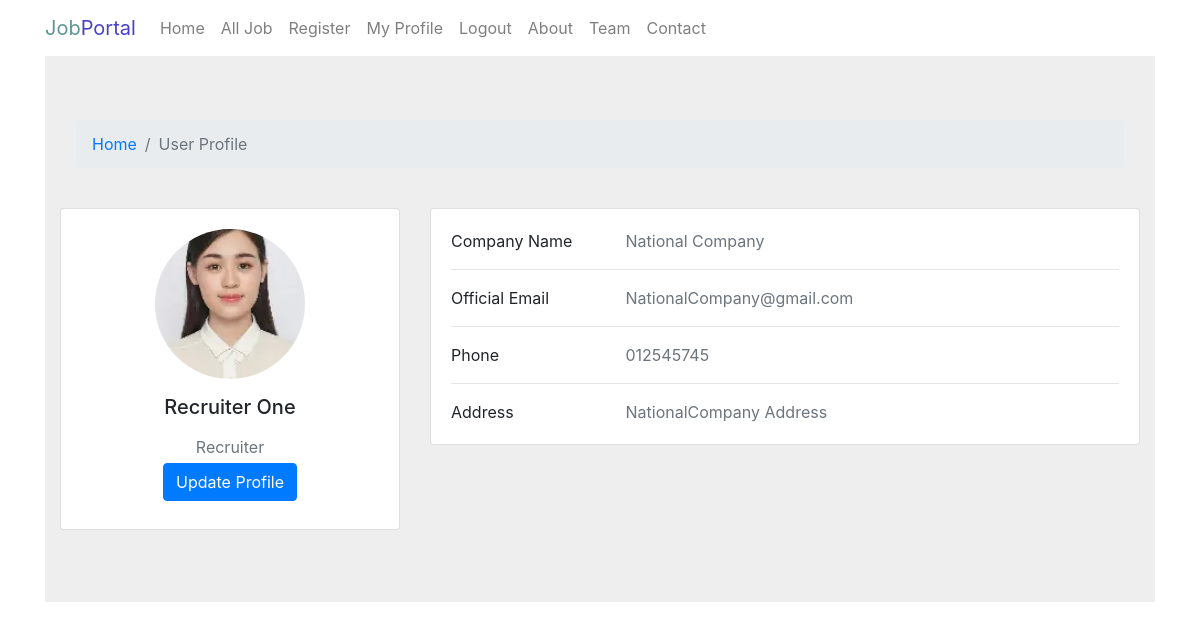
Page /profile/ (signed in) on the earlier database version.
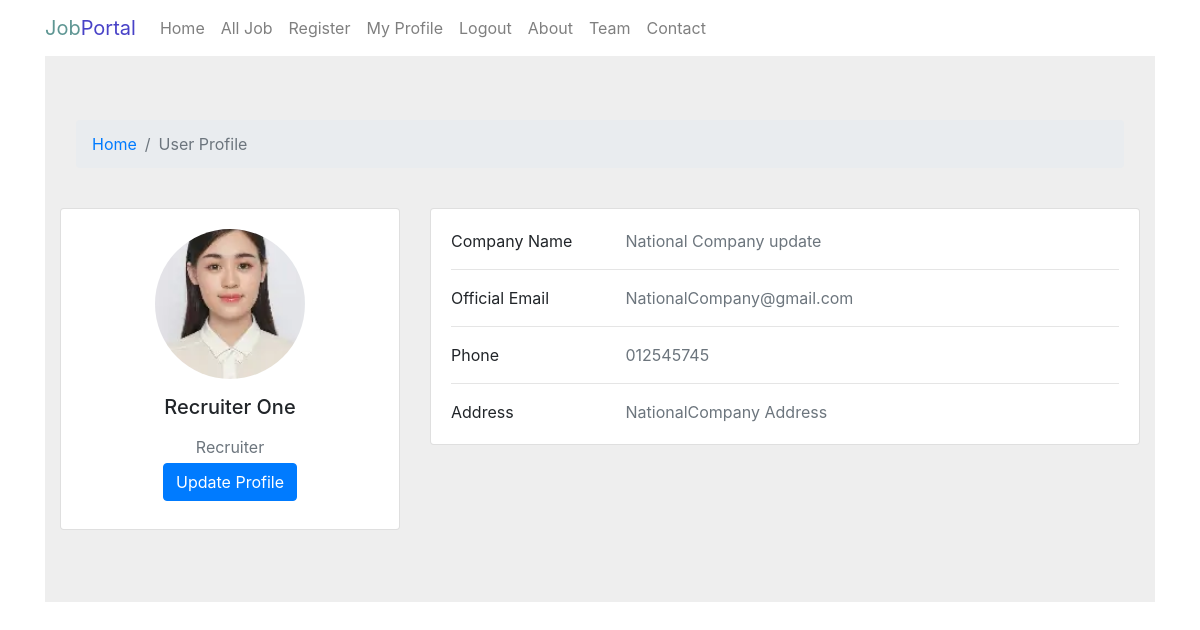
Same page on the later database version.
### Job_Portal_App/models.py (models this page shows, shortened)
class UserInfoModel(AbstractUser):
    USER_TYPES = [
        ("Seeker", "Seeker"),
        ("Recruiter", "Recruiter"),
    ]
    display_name = models.CharField(
        max_length=255,
        null=True,
    )
    user_types = models.CharField(
        choices=USER_TYPES,
        max_length=25,
        null=True,
    )

class RecruiterProfileModel(models.Model):
    recruiter = models.OneToOneField(
        UserInfoModel,
        on_delete=models.CASCADE,
        related_name="recruiter_profile",
        null=True,
    )
    company_name = models.CharField(
        max_length=225,
        null=True,
    )
    email = models.EmailField(
        null=True,
    )
    address = models.TextField(
        null=True,
    )
    phone = models.CharField(
        max_length=20,
        null=True,
    )
    logo = models.ImageField(
        upload_to="recruiter_logos/",
        null=True,
    )

### Job_Portal_App/views.py (the view)
# urls.py: path("profile/", profile_page, name="profile_page"),
@login_required
def profile_page(request):
    return render(request, "profile.html")

### Job_Portal_App/templates/profile.html (shortened to what this page needs)
{% extends 'master/base.html' %}
{% block blockname %}
<section style="background-color: #eee;">
  <div class="container py-5">
    <div class="row">
      <div class="col">
        <nav aria-label="breadcrumb" class="bg-body-tertiary rounded-3 p-3 mb-4">
          <ol class="breadcrumb mb-0">
            <li class="breadcrumb-item"><a href="/">Home</a></li>
            <li class="breadcrumb-item active" aria-current="page">User Profile</li>
          </ol>
        </nav>
      </div>
    </div>
    <div class="row">
      <div class="col-lg-4">
        <div class="card mb-4">
          <div class="card-body text-center">
            {% if request.user.user_types == "Recruiter" %}
                {% if request.user.recruiter_profile.logo %}
                    <img src="{{ request.user.recruiter_profile.logo.url }}" alt="avatar" class="rounded-circle img-fluid" style="width: 150px; height: 150px; object-fit: cover;">
                {% else %}
                    <img src="https://mdbcdn.b-cdn.net/img/Photos/new-templates/bootstrap-chat/ava3.webp" alt="avatar" class="rounded-circle img-fluid" style="width: 150px;">
                {% endif %}
            {% endif %}
            <h5 class="my-3">{{ request.user.display_name|default:request.user.username }}</h5>
            <p class="text-muted mb-1">{{ request.user.user_types }}</p>
            <div class="d-flex justify-content-center mb-2">
              <a href="{% url 'profile_update' %}" class="btn btn-primary">Update Profile</a>
            </div>
          </div>
        </div>
      </div>
      <div class="col-lg-8">
        <div class="card mb-4">
          <div class="card-body">
            {% if request.user.user_types == "Recruiter" %}
                <div class="row">
                  <div class="col-sm-3"><p class="mb-0">Company Name</p></div>
                  <div class="col-sm-9"><p class="text-muted mb-0">{{ request.user.recruiter_profile.company_name|default:"Not Set" }}</p></div>
                </div>
                <hr>
                <div class="row">
                  <div class="col-sm-3"><p class="mb-0">Official Email</p></div>
                  <div class="col-sm-9"><p class="text-muted mb-0">{{ request.user.recruiter_profile.email|default:request.user.email }}</p></div>
                </div>
                <hr>
                <div class="row">
                  <div class="col-sm-3"><p class="mb-0">Phone</p></div>
                  <div class="col-sm-9"><p class="text-muted mb-0">{{ request.user.recruiter_profile.phone|default:"N/A" }}</p></div>
                </div>
                <hr>
                <div class="row">
                  <div class="col-sm-3"><p class="mb-0">Address</p></div>
                  <div class="col-sm-9"><p class="text-muted mb-0">{{ request.user.recruiter_profile.address|default:"N/A" }}</p></div>
                </div>
            {% endif %}
          </div>
        </div>
      </div>
    </div>
  </div>
</section>
{% endblock blockname %}

Differences in the rows shown:
changed UserInfoModel "Recruiter One": user.recruiter_profile.company_name "National Company" → "National Company update"
